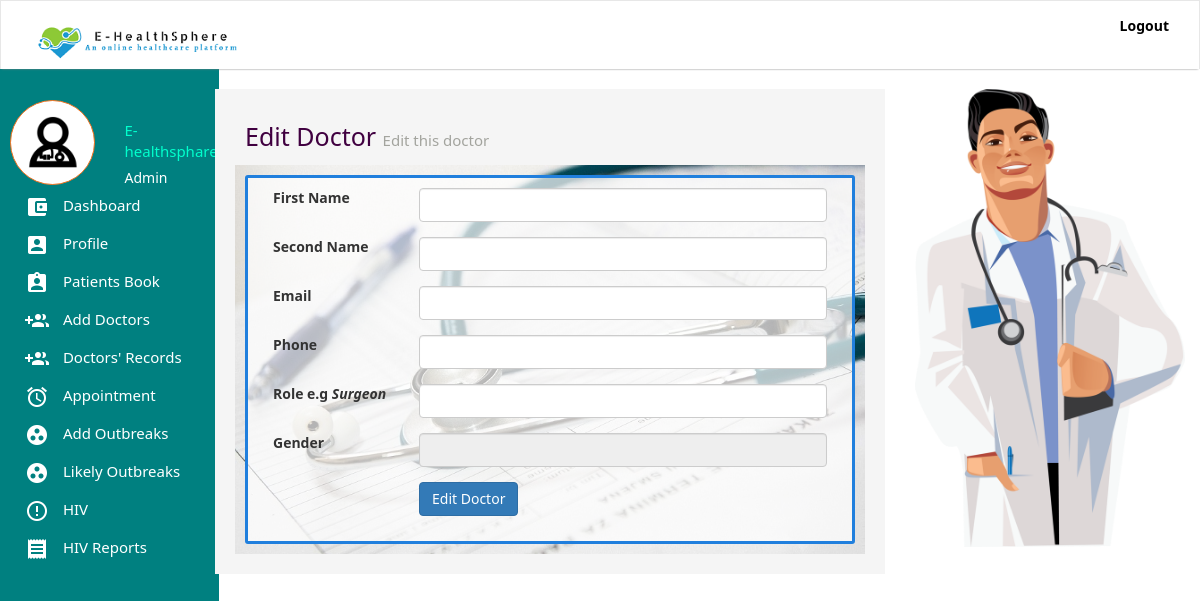
The app's page /add-doctors.php?token=e37c742a49ef62f9f9340d7f05be4e30 (signed in), older data.
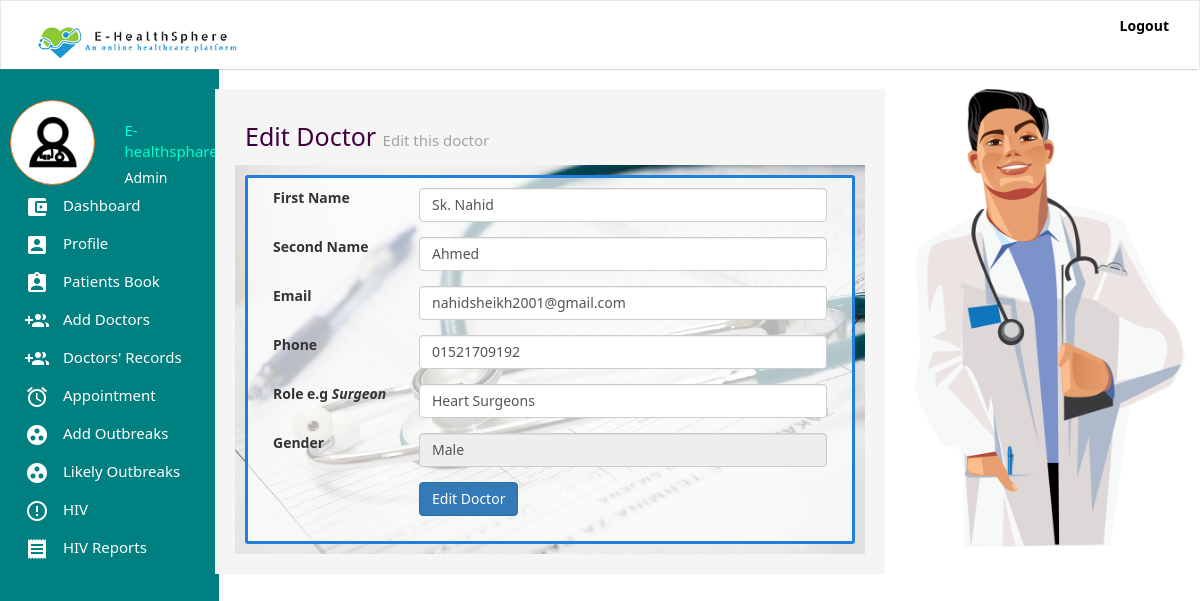
The same page, newer data.
### tables this page shows
CREATE TABLE `users` (
  `id` int(11) NOT NULL,
  `firstName` varchar(255) NOT NULL,
  `secondName` varchar(255) NOT NULL,
  `email` varchar(255) NOT NULL,
  `password` varchar(255) NOT NULL,
  `token` varchar(255) NOT NULL,
  `status` int(11) NOT NULL,
  `phone` varchar(255) NOT NULL,
  `profile` varchar(255) DEFAULT NULL,
  `gender` varchar(255) NOT NULL,
  `role` varchar(255) DEFAULT NULL
);

### classes/Db.class.php (called while the page is built, shortened)
<?php
class Db{
    public static function connect(){
        try{
            $db = new PDO("mysql:host=".Config::DB_HOST.";dbname=".Config::DB_NAME,Config::DB_USER, Config::DB_PASSWORD);
            $db->setAttribute(PDO::ATTR_ERRMODE, PDO::ERRMODE_EXCEPTION);
        } catch(Exception $e){
            self::returnedSQlError($e);
        }
        return $db;
    }
    public static function fetch($table, $columns,  $whereClause, $whereValue, $orderBy, $limit, $groupBy){
        if($limit == ""){
            $limit = "";
        } else {
            $limit = " LIMIT $limit ";
        }
        if($orderBy == ""){
            $orderBy = "";
        } else {
            $orderBy = " ORDER BY $orderBy ";
        }
        if($groupBy == ""){
            $groupBy = "";
        } else {
            $groupBy = "GROUP BY $groupBy";
        }
        $con = self::connect();
        if($columns == ""){
            $query = $con->prepare("SELECT * FROM $table WHERE $whereClause $groupBy $orderBy $limit");
            if($whereValue != ""){
                if(is_array($whereValue)){
                    $n = 0;
                    $countWhereValue = count($whereValue);
                    while($n < $countWhereValue){
                        $paramsCount = $n + 1;
                        $query->bindParam($paramsCount, $whereValue[$n]);
                        $n++;
                    }
                } else {
                    $query->bindParam(1, $whereValue);
                }
            } else {
                $query = $con->prepare("SELECT * FROM $table  $groupBy $orderBy  $limit");
            }
        } else {
            $sql = "SELECT ";
            if(is_array($columns)){
                $colsCount = count($columns);
                $start = 0;
                while($start < $colsCount){
                    $commas = $start + 1;
                    if($commas == $colsCount){
                        $sql .= $columns[$start]." ";
                    } else {
                        $sql .= $columns[$start].", ";
                    }
                    $start ++;
                }
            } else {
                $sql .= "$columns ";
            }
            if($whereValue != ""){
                $sql .= "FROM $table WHERE $whereClause $groupBy $orderBy $limit";
                $query = $con->prepare($sql);
                if(is_array($whereValue)){
                    $n = 0;
                    $countWhereValue = count($whereValue);
                    while($n < $countWhereValue){
                        $paramsCount = $n + 1;
                        $query->bindParam($paramsCount, $whereValue[$n]);
                        $n++;
                    }
                } else {
                    $query->bindParam(1, $whereValue);
                }
            } else {
                $sql .= "FROM $table $groupBy $orderBy $limit";
                $query = $con->prepare($sql);
            }
        }
        $query->execute();
        return $query;
    }
}

### classes/User.class.php (called while the page is built, shortened)
<?php
class User{
    public static function get($token, $field)
{
        $query = Db::fetch("users", "$field", "token = ? ", $token, "", "", "");
        $data = Db::num($query);
        if (!empty($data)) {
                return $data[0];
        } else {
                return null;
        }
    }
}

### classes/Form.class.php (the view, shortened to what the changed rows need)
<?php
class Form{
    private $_labelDistance;
    private $_method;
    public function __construct($labelDistance, $method){
        $this->_labelDistance = $labelDistance;
        $this->_method = $method;
    }
    public function init(){
            echo "<form class='form-horizontal' method='".$this->_method."' action='' >";
    }
    private function getDivDistance(){
        $divDistance = 12 - (int)$this->_labelDistance;
        return $divDistance;
    }
    public function textBox($label, $name, $type,  $value,  $additinalAttr){
        if($additinalAttr == ""){
            echo "
            <div class='form-group'>
                <label class='col-md-".$this->_labelDistance."'>$label</label>
                <div class='col-md-".$this->getDivDistance()."'>
                    <input type='$type' name='$name' value='$value' class='form-control' />
                </div>
            </div>
        ";
        } else {
            $formData = "
            <div class='form-group'>
                <label class='col-md-".$this->_labelDistance."'>$label</label>
                <div class='col-md-".$this->getDivDistance()."'>
                    <input type='$type' name='$name' value='$value' class='form-control' ";
                    $start = 0;
                    while($start < count($additinalAttr)){
                        $formData .= $additinalAttr[$start]." ";
                        $start ++;
                    }
            $formData .= " /></div>
            </div>
        ";
        echo $formData;
        }
    }
    public function close($value){
        if($value == ""){
            echo "
            <div class='form-group'>
                <label class='col-md-".$this->_labelDistance."'></label>
                <div class='col-md-".$this->getDivDistance()."'></div>
            </div>
        ";
        echo "</form>";
        } else {
        echo "</form>";
        }
    }
}

Row changes from the older to the newer data that the page shows:
added users: fn "Sk. Nahid", sn "Ahmed", em "nahidsheikh2001@gmail.com", phone "01521709192", role "Heart Surgeons", gender "Male"
